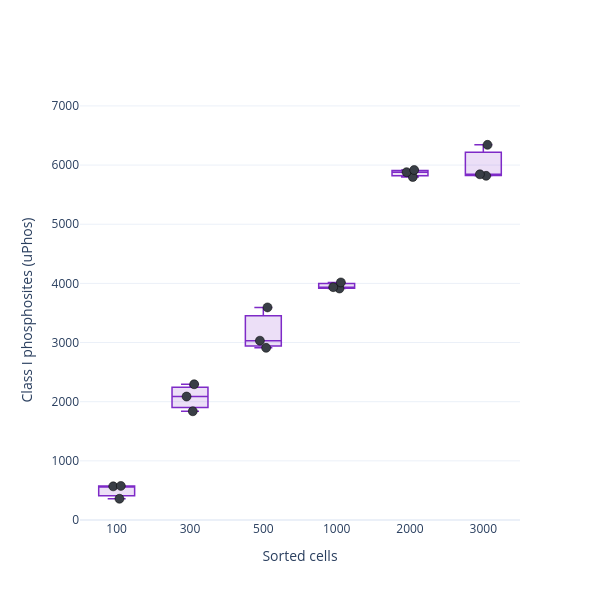

Here is the notebook cell this chart was saved with:
### Markdown cell above
# Supplementary Figure 3e
uPhos Class I phosphosite depth vs sorted-cell number (HeLa). Counterpart to Figure 3a (nanoPhos). Class I, multiplicity collapsed, localization enforced.

### Code cell
# Suppl 3e - uPhos HeLa Class I phosphosite depth vs cell number (box + points, n=3).
# Same hardened counter and styling as Figure 3a, applied to the uPhos arm.
counts_by_cells = {n: list(count_sites_per_sample_ptm_report(hela_uphos[n]).values())
                   for n in HELA_CELL_ORDER if n in hela_uphos}

rows = []
for n in HELA_CELL_ORDER:
    if n not in counts_by_cells:
        continue
    c = counts_by_cells[n]
    rows.append({'cells': n, 'n_reps': len(c), 'median': int(np.median(c)),
                 'mean': int(np.mean(c)),
                 'CV%': round(100 * np.std(c, ddof=1) / np.mean(c), 1) if len(c) > 1 else 0})
print(pd.DataFrame(rows).set_index('cells').to_string())

BOX_COLOR, POINT_COLOR = '#7E2AC7', '#393E46'     # violet box to distinguish from nanoPhos (3a)
order = [n for n in HELA_CELL_ORDER if n in counts_by_cells]
fig = go.Figure()
for n in order:
    ys = counts_by_cells[n]
    fig.add_trace(go.Box(
        y=ys, x=[str(n)] * len(ys), name=str(n),
        boxpoints='all', jitter=0.3, pointpos=0,
        marker=dict(size=9, color=POINT_COLOR, line=dict(width=0.5, color='black')),
        line=dict(color=BOX_COLOR, width=1.5), fillcolor=_hex_to_rgba(BOX_COLOR, 0.15),
        showlegend=False,
    ))
fig.update_layout(template='plotly_white', width=600, height=600, showlegend=False,
                  xaxis_title='Sorted cells', yaxis_title='Class I phosphosites (uPhos)')
fig.update_xaxes(categoryorder='array', categoryarray=[str(n) for n in order])
fig.update_yaxes(range = [0, 7100])
fig.show()
#fig.write_image(r'figures/figure3/suppl_figure3e.pdf', width=600, height=600)

### Figure 1 — Plotly figure (JSON) as saved in the notebook; plotly's stock layout.template omitted (floating-point values rounded to 4 significant figures)
{"data": [{"boxpoints": "all", "fillcolor": "rgba(126, 42, 199, 0.15)", "jitter": 0.3, "line": {"color": "#7E2AC7", "width": 1.5}, "marker": {"color": "#393E46", "line": {"color": "black", "width": 0.5}, "size": 9}, "name": "100", "pointpos": 0, "showlegend": false, "type": "box", "x": ["100", "100", "100"], "y": [569, 359, 576]}, {"boxpoints": "all", "fillcolor": "rgba(126, 42, 199, 0.15)", "jitter": 0.3, "line": {"color": "#7E2AC7", "width": 1.5}, "marker": {"color": "#393E46", "line": {"color": "black", "width": 0.5}, "size": 9}, "name": "300", "pointpos": 0, "showlegend": false, "type": "box", "x": ["300", "300", "300"], "y": [2295, 1838, 2087]}, {"boxpoints": "all", "fillcolor": "rgba(126, 42, 199, 0.15)", "jitter": 0.3, "line": {"color": "#7E2AC7", "width": 1.5}, "marker": {"color": "#393E46", "line": {"color": "black", "width": 0.5}, "size": 9}, "name": "500", "pointpos": 0, "showlegend": false, "type": "box", "x": ["500", "500", "500"], "y": [3594, 3031, 2910]}, {"boxpoints": "all", "fillcolor": "rgba(126, 42, 199, 0.15)", "jitter": 0.3, "line": {"color": "#7E2AC7", "width": 1.5}, "marker": {"color": "#393E46", "line": {"color": "black", "width": 0.5}, "size": 9}, "name": "1000", "pointpos": 0, "showlegend": false, "type": "box", "x": ["1000", "1000", "1000"], "y": [3913, 3936, 4016]}, {"boxpoints": "all", "fillcolor": "rgba(126, 42, 199, 0.15)", "jitter": 0.3, "line": {"color": "#7E2AC7", "width": 1.5}, "marker": {"color": "#393E46", "line": {"color": "black", "width": 0.5}, "size": 9}, "name": "2000", "pointpos": 0, "showlegend": false, "type": "box", "x": ["2000", "2000", "2000"], "y": [5798, 5880, 5917]}, {"boxpoints": "all", "fillcolor": "rgba(126, 42, 199, 0.15)", "jitter": 0.3, "line": {"color": "#7E2AC7", "width": 1.5}, "marker": {"color": "#393E46", "line": {"color": "black", "width": 0.5}, "size": 9}, "name": "3000", "pointpos": 0, "showlegend": false, "type": "box", "x": ["3000", "3000", "3000"], "y": [5818, 5844, 6342]}], "layout": {"height": 600, "showlegend": false, "width": 600, "xaxis": {"categoryarray": ["100", "300", "500", "1000", "2000", "3000"], "categoryorder": "array", "title": {"text": "Sorted cells"}}, "yaxis": {"range": [0, 7100], "title": {"text": "Class I phosphosites (uPhos)"}}}}
